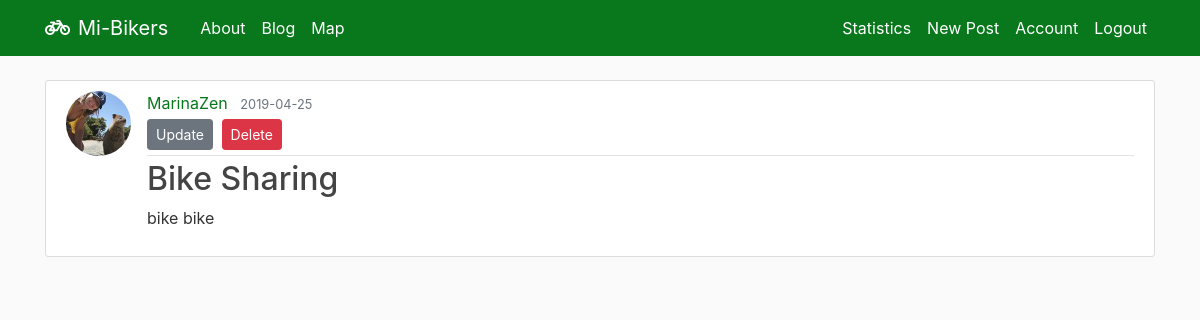
Before: /post/8 (signed in) with the older database file.
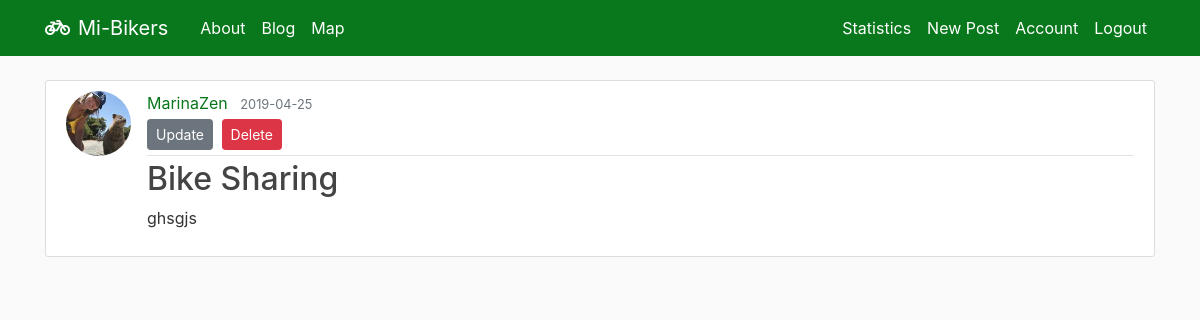
After: the same page with the newer database file.
### flaskblog/models.py (models this page shows, shortened)
class Post(db.Model):
    id = db.Column(db.Integer, primary_key=True)
    title = db.Column(db.String(100), nullable=False)
    date_posted = db.Column(db.DateTime, nullable=False, default=datetime.utcnow)
    content = db.Column(db.Text, nullable=False)
    user_id = db.Column(db.Integer, db.ForeignKey('user.id'), nullable=False)

### flaskblog/posts/routes.py (the view)
@posts.route("/post/<int:post_id>")
def post(post_id):
    post = Post.query.get_or_404(post_id)
    return render_template('post.html', title=post.title, post=post)

### flaskblog/models.py (called while the page is built)
@login_manager.user_loader
def load_user(user_id):
    return User.query.get(int(user_id))

### flaskblog/templates/post.html (shortened to what this page needs)
{% extends "layout.html" %}
{% block content %}
  <article class="media content-section">
    <img class="rounded-circle article-img" src="{{ url_for('static', filename='profile_pics/' + post.author.image_file) }}">
    <div class="media-body">
      <div class="article-metadata">
        <a class="mr-2" href="{{ url_for('users.user_posts', username=post.author.username) }}">{{ post.author.username }}</a>
        <small class="text-muted">{{ post.date_posted.strftime('%Y-%m-%d') }}</small>
        {% if post.author == current_user %}
          <div>
            <a class="btn btn-secondary btn-sm mt-1 mb-1" href="{{ url_for('posts.update_post', post_id=post.id) }}">Update</a>
            <button type="button" class="btn btn-danger btn-sm m-1" data-toggle="modal" data-target="#deleteModal">Delete</button>
          </div>
        {% endif %}
      </div>
      <h2 class="article-title">{{ post.title }}</h2>
      <p class="article-content">{{ post.content }}</p>
    </div>
  </article>
{% endblock content %}

Changed rows visible on the page:
changed Post "Bike Sharing": content "bike bike" → "ghsgjs"
